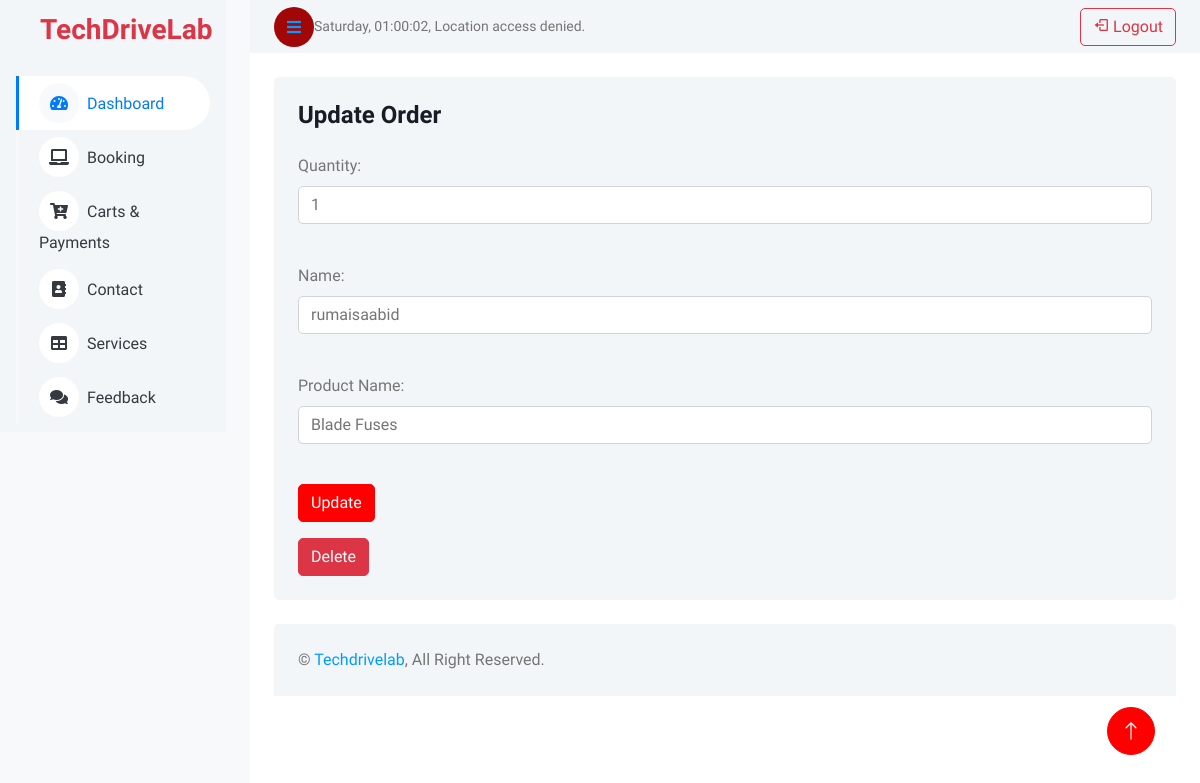
The page /techpanel/update.php?id=1 on the database its author committed.
### tables this page shows
CREATE TABLE `cart_orders` (
  `ID` int(11) NOT NULL,
  `quantity` int(11) NOT NULL,
  `name` varchar(255) NOT NULL,
  `product_name` varchar(255) NOT NULL,
  `address` varchar(255) NOT NULL,
  `city` varchar(255) NOT NULL,
  `postal_code` varchar(20) NOT NULL,
  `country` varchar(255) NOT NULL,
  `card_name` varchar(100) NOT NULL,
  `card_number` varchar(16) NOT NULL,
  `expiry_date` date NOT NULL,
  `cvv` varchar(3) NOT NULL,
  `order_date` timestamp NOT NULL DEFAULT current_timestamp()
);

### techpanel/update.php (the view, shortened to what this page needs)
<?php
include('header.php');
$servername = "localhost";
$username = "root";
$password = "";
$dbname = "techdrivelab";
$conn = new mysqli($servername, $username, $password, $dbname);
if (isset($_GET['id']) && is_numeric($_GET['id'])) {
    $id = intval($_GET['id']);
    $query = "SELECT * FROM cart_orders WHERE id = $id";
    $result = $conn->query($query);
    if ($result === false) {
        echo "<p class='text-danger'>SQL Error: " . $conn->error . "</p>";
    } elseif ($result->num_rows == 0) {
        echo "<p class='text-danger'>No record found with ID: $id</p>";
    } else {
        $row = $result->fetch_assoc();
    }
}
?>
<div class="container-fluid pt-4 px-4">
    <div class="bg-light rounded p-4">
        <h4 class="mb-4">Update Order</h4>
        <form action="" method="post">
            <div class="form-group">
                <label for="quantity">Quantity:</label>
                <input type="text" name="quantity" id="quantity" value="<?php echo htmlspecialchars($row['quantity'] ?? ''); ?>" class="form-control" required>
            </div>
            <br>
            <div class="form-group">
                <label for="name">Name:</label>
                <input type="text" name="name" id="name" value="<?php echo htmlspecialchars($row['name'] ?? ''); ?>" class="form-control" required>
            </div>
            <br>
            <div class="form-group">
                <label for="product_name">Product Name:</label>
                <input type="text" name="product_name" id="product_name" value="<?php echo htmlspecialchars($row['product_name'] ?? ''); ?>" class="form-control" required>
            </div>
            <br>
            <button type="submit" class="btn btn-primary">Update</button>
        </form>
        <form action="" method="post" onsubmit="return confirm('Are you sure you want to delete this record?');" class="mt-3">
            <button type="submit" name="delete" class="btn btn-danger">Delete</button>
        </form>
    </div>
</div>
<?php
include('footer.php');
?>

### techpanel/css/style.css (style rules this page uses)
:root { --bs-blue: #FF0000; --bs-primary: #FF0000; }
.btn-primary { background-color: red; border-color: red; }
.btn { transition: .5s; }
.btn.btn-primary { color: #FFFFFF; }

### techpanel/update.php (style rules this page uses)
.container-fluid { animation: fadeIn 0.5s ease forwards; }

### rows shown on the page
cart_orders: quantity "1", name "rumaisaabid", product_name "Blade Fuses"
